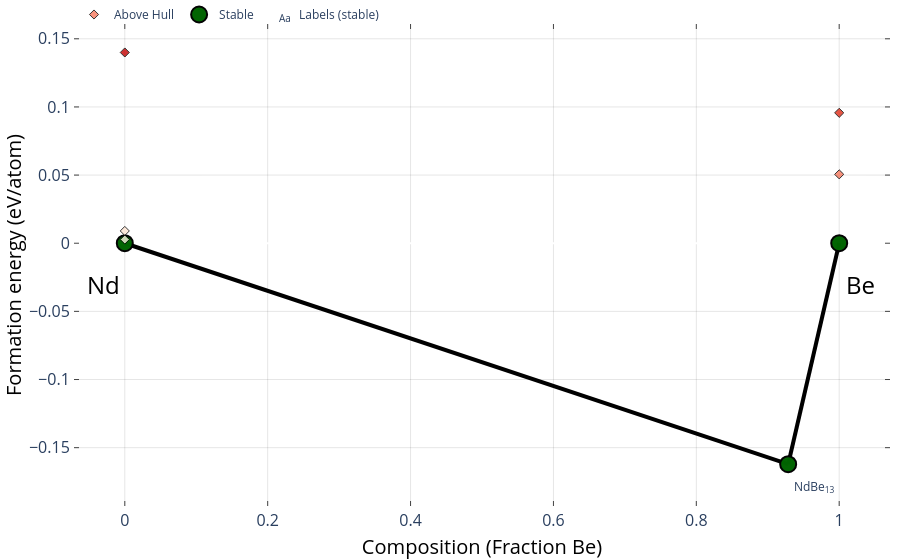

Notebook source saved alongside this figure:
### Code cell
entries = mpr.get_entries_in_chemsys(['Be', 'Nd'])
    
phasediagram = PhaseDiagram(entries)

plotter = PDPlotter(phasediagram)

p = plotter.get_plot(label_unstable=False)
p.show()

### Figure 1 — Plotly figure (JSON) as saved in the notebook; plotly's stock layout.template omitted (floating-point values rounded to 4 significant figures)
{"data": [{"hoverinfo": "none", "line": {"color": "black", "width": 4}, "mode": "lines", "showlegend": false, "type": "scatter", "x": [0.9286, 1, null, 0.9286, 0, null], "y": [-0.1621, 0, null, -0.1621, 0, null]}, {"hoverinfo": "skip", "mode": "text", "name": "Labels (stable)", "opacity": 1, "showlegend": true, "text": ["NdBe<sub>13</sub>"], "textposition": ["bottom right"], "type": "scatter", "visible": true, "x": [0.9366], "y": [-0.1751]}, {"error_y": {"array": [0, 0, 0], "color": "gray", "thickness": 2.5, "type": "data", "width": 5}, "hoverinfo": "text", "hoverlabel": {"font": {"size": 14}}, "hovertext": ["NdBe<sub>13</sub> (mp-973809) <br> -0.162 eV/atom (Stable)", "Be (mp-87) <br> 0.0 eV/atom (Stable)", "Nd (mp-123) <br> 0.0 eV/atom (Stable)"], "marker": {"color": "darkgreen", "line": {"color": "black", "width": 2}, "size": 16}, "mode": "markers", "name": "Stable", "opacity": 0.99, "showlegend": true, "type": "scatter", "x": [0.9286, 1, 0], "y": [-0.1621, 0, 0]}, {"hoverinfo": "text", "hoverlabel": {"font": {"size": 14}}, "hovertext": ["Be (mp-1008501) <br> 0.051 eV/atom (+0.051 eV/atom)", "Be (mp-20) <br> 0.096 eV/atom (+0.096 eV/atom)", "Nd (mp-159) <br> 0.009 eV/atom (+0.009 eV/atom)", "Nd (mp-974788) <br> 0.003 eV/atom (+0.003 eV/atom)", "Nd (mp-4) <br> 0.14 eV/atom (+0.14 eV/atom)"], "marker": {"color": [0.051, 0.096, 0.009, 0.003, 0.14], "colorscale": [[0, "#fff5e3"], [0.5, "#f24324"], [1, "#c40000"]], "line": {"color": "black", "width": 1}, "opacity": 0.8, "size": 7, "symbol": "diamond"}, "mode": "markers", "name": "Above Hull", "showlegend": true, "type": "scatter", "x": [1, 1, 0, 0, 0], "y": [0.05055, 0.09567, 0.00901, 0.002713, 0.14]}], "layout": {"annotations": [{"align": "center", "font": {"color": "#000000", "size": 24}, "opacity": 1, "showarrow": false, "text": "Be", "x": 1.03, "xref": "x", "y": -0.03, "yref": "y"}, {"align": "center", "font": {"color": "#000000", "size": 24}, "opacity": 1, "showarrow": false, "text": "Nd", "x": -0.03, "xref": "x", "y": -0.03, "yref": "y"}], "autosize": true, "coloraxis": {"colorbar": {"x": 1, "y": 0.05, "yanchor": "top"}}, "hovermode": "closest", "legend": {"orientation": "h", "tracegroupgap": 7, "traceorder": "reversed", "x": 0, "xanchor": "left", "y": 1.05}, "margin": {"b": 10, "l": 10, "pad": 0, "r": 10, "t": 0}, "paper_bgcolor": "rgba(0,0,0,0)", "plot_bgcolor": "rgba(0,0,0,0)", "showlegend": true, "xaxis": {"anchor": "y", "gridcolor": "rgba(0,0,0,0.1)", "mirror": "ticks", "nticks": 8, "showgrid": true, "showline": true, "side": "bottom", "tickfont": {"size": 16}, "ticks": "inside", "title": {"font": {"color": "#000000", "size": 20}, "text": "Composition (Fraction Be)"}, "type": "linear", "zeroline": false}, "yaxis": {"anchor": "x", "gridcolor": "rgba(0,0,0,0.1)", "mirror": "ticks", "showgrid": true, "showline": true, "side": "left", "tickfont": {"size": 16}, "ticks": "inside", "title": {"font": {"color": "#000000", "size": 20}, "text": "Formation energy (eV/atom)"}, "type": "linear"}}}
